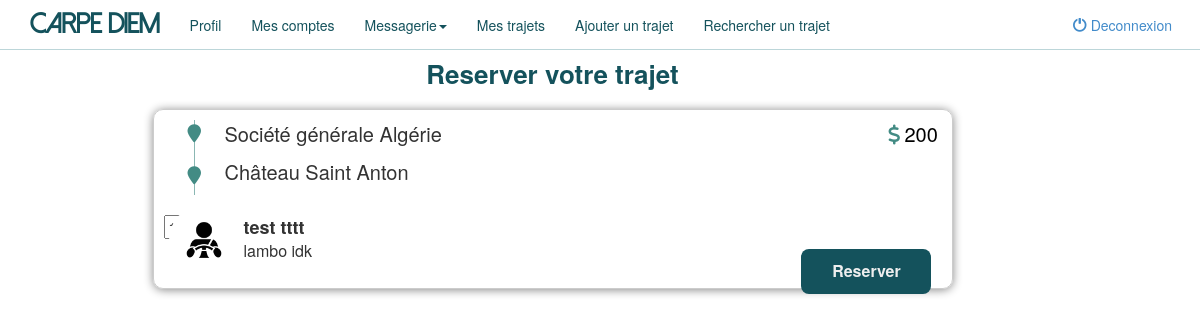
The app's page /trajet/reserver_trajet.php?choix_trajet=6 (signed in) with its own data.
### tables this page shows
CREATE TABLE `trajet` (
  `id` int(11) NOT NULL,
  `lieu_depart` varchar(200) NOT NULL,
  `destination` varchar(200) NOT NULL,
  `places_max` int(11) NOT NULL,
  `places_prises` int(11) NOT NULL,
  `date` date NOT NULL,
  `pilote_user_id` int(11) NOT NULL,
  `heure_dep` varchar(5) NOT NULL,
  `prix` decimal(10,0) NOT NULL,
  `effectue` tinyint(4) NOT NULL
);

### trajet/reserver_trajet.php (the view, shortened to what this page needs)
<?php
$bdd = getBdd();
if (!isset($_GET['choix_trajet'])&&!isset($_POST['choix_trajet'])) {
    header('Location: ../index.php');
    exit();
}else if(isset($_GET['choix_trajet'])){
    $choix_trajet = $_GET["choix_trajet"];
}else if(isset($_POST['choix_trajet'])){
    $choix_trajet = $_POST["choix_trajet"];
}
if (isset($_POST['Reservation']) && $_POST['Reservation'] == 'Reservation') {
    if ((isset($_POST['nb_places']) && !empty($_POST['nb_places']))) {
        $contenu = action();
    } else {
        $contenu = "Certains champs ne sont pas remplis";
    }
} else {
    $contenu = formulaire();
}
function formulaire() {
    global $bdd;
    global $choix_trajet;
    $reponse = $bdd->query("SELECT * FROM trajet as T, user as U, pilote as P WHERE T.id = " . $choix_trajet." AND U.id= T.pilote_user_id AND P.pilote_user_id = T.pilote_user_id And places_prises<places_max");
    $donnee = $reponse->fetch();
    ?>
    <h3 id="hd3">Reserver votre trajet</h3>
    <?php
    if ($donnee ==true) {
        $sql = "
        SELECT  t.lieu_depart, t.destination, t.places_max, t.places_prises,
                CONCAT(u.nom, ' ', u.prenom) AS nom_prenom,
                CONCAT(p.voiture_marque, ' ', p.voiture_modele) AS marque_modele,
                t.date,  t.heure_dep, t.prix
    FROM
        trajet t
    INNER JOIN
        pilote p ON t.pilote_user_id = p.pilote_user_id
    INNER JOIN
        user u ON p.pilote_user_id = u.id
        ";
    $stmt = $bdd->query($sql);
    $row = $stmt->fetch(PDO::FETCH_ASSOC)?>
        <div class='journey-container'>
                                <div class="journey-item">
                                    <i class="fa-solid fa-location-pin tp"></i>
                                    <div class='line'>
                                        <div class="journey-info">
                                            <div class="info-section">
                                                <span class="info-value"><?php echo trim(explode(",", $row["lieu_depart"])[0]);?></span>
                                            </div>
                                            <div class="info-section indexprice ">
                                                <span class="info-label"><i class="fa-solid fa-dollar-sign "></i></span>
                                                <span class="info-value prix"><?php echo $row["prix"]; ?></span>
                                            </div>
                                        </div>
                                        <div class="journey-info">
                                            <div class="info-section">
                                                <span class="info-value"><?php echo trim(explode(",", $row["destination"])[0]); ?></span>
                                            </div>
                                        </div>
                                    </div>
                                    <i class="fa-solid fa-location-pin btm"></i>
                                        <img width="70px" style=" border-radius: 50px; margin-left:5px; margin-top:-10px; position:absolute;" src="templates/image/driver.jpg" alt="">
                                        <div class="pilote-info">
                                            <span class="pilote-name"><?php echo $row["nom_prenom"]; ?></span> <br>
                                            <span class="car-value"><?php echo $row["marque_modele"]; ?></span>
                                        </div>
                                        <form action="reserver_trajet.php" method="post">
                                        <input type="submit" class="resbutton" value="Reserver">
                                    </form>
                                    </div>
                                    </div>
        <?php
        return ob_get_clean();
    }else {
        echo "No matching record found in the database.";
    }
}

### templates/css/style2.css (style rules this page uses)
* { padding: 0; margin: 0; }
.journey-container { margin: 0 auto; justify-content: center; align-content: center; text-align: center; display: flex; }
.journey-item { width: 800px; height: 180px; border: 1px solid #ccc; margin-bottom: 20px; padding: 10px; box-shadow: 0px 1px 10px rgba(0, 0, 0, 0.47); border-radius: 10px; text-align: left; }
.journey-info { display: flex; justify-content: space-between; margin-bottom: 10px; text-align: left; }
.fa-location-pin { position: absolute; color: #438b84; margin-left: 24px; font-size: 18px; }
.btm { margin-top: -28px; }
.tp { margin-top: 5px; }
.fa-dollar-sign { margin-left: 290px; font-size: 20px; }
.prix { color: #000000; font-size: 18p; }
.line { height: 75px; border-left: 1px #438b849e solid; margin-left: 30px; }
.info-section { flex: 1; }
.info-label { font-weight: bold; font-size: 20px; margin-left: 30px; color: #438b84; }
.pilote-info, .car-info { margin-left: 30px; font-size: 16px; margin-left: 80px; margin-bottom: 10px; position: absolute; }
.pilote-name { font-size: 18px; font-weight: 600;; }
.info-value { font-size: 20px; }
#hd3 { color: #14525c; margin-bottom: 20px; font-size: 26px; font-weight: 600; margin-top: 60px; text-align: center; }
.resbutton { height: 45px; width: 130px; background-color: #14525c; border: 0; color: #eee; font-weight: 600; font-size: 16px; margin-left: 82%; margin-top: 10px; border-radius: 8px; }

### records on screen
trajet: lieu_depart "Société générale Algérie", prix "200", destination "Château Saint Anton"

### other values on screen
$row["nom_prenom"] "test tttt"
$row["marque_modele"] "lambo idk"
